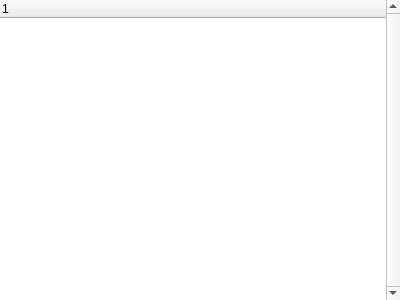
<?xml version="1.0" encoding="UTF-8"?>
<ui version="4.0">
 <class>LogTab</class>
 <widget class="QWidget" name="LogTab">
  <property name="geometry">
   <rect>
    <x>0</x>
    <y>0</y>
    <width>400</width>
    <height>300</height>
   </rect>
  </property>
  <property name="windowTitle">
   <string>Form</string>
  </property>
  <layout class="QHBoxLayout" name="horizontalLayout_3">
   <property name="leftMargin">
    <number>0</number>
   </property>
   <property name="topMargin">
    <number>0</number>
   </property>
   <property name="rightMargin">
    <number>0</number>
   </property>
   <property name="bottomMargin">
    <number>0</number>
   </property>
   <item>
    <widget class="ZoomableTreeView" name="treeView">
     <property name="contextMenuPolicy">
      <enum>Qt::ActionsContextMenu</enum>
     </property>
     <property name="styleSheet">
      <string notr="true">QTreeView:focus {
	outline: none;
}
QTreeView::branch:has-siblings:!adjoins-item {
	border-image: url(:/branch-vline.png) 0;
}
QTreeView::branch:has-siblings:adjoins-item {
	border-image: url(:/branch-more.png) 0;
}
QTreeView::branch:!has-children:!has-siblings:adjoins-item {
	border-image: url(:/branch-end.png) 0;
}
QTreeView::branch:has-children:!has-siblings:closed, QTreeView::branch:closed:has-children:has-siblings {
	border-image: none;
	image: url(:/branch-closed.png);
}
QTreeView::branch:open:has-children:!has-siblings,   QTreeView::branch:open:has-children:has-siblings {
	border-image: none;
	image: url(:/branch-open.png);
}</string>
     </property>
     <property name="frameShape">
      <enum>QFrame::NoFrame</enum>
     </property>
     <property name="frameShadow">
      <enum>QFrame::Plain</enum>
     </property>
     <property name="lineWidth">
      <number>1</number>
     </property>
     <property name="verticalScrollBarPolicy">
      <enum>Qt::ScrollBarAlwaysOn</enum>
     </property>
     <property name="horizontalScrollBarPolicy">
      <enum>Qt::ScrollBarAsNeeded</enum>
     </property>
     <property name="autoScroll">
      <bool>true</bool>
     </property>
     <property name="editTriggers">
      <set>QAbstractItemView::NoEditTriggers</set>
     </property>
     <property name="uniformRowHeights">
      <bool>true</bool>
     </property>
     <property name="wordWrap">
      <bool>false</bool>
     </property>
     <property name="expandsOnDoubleClick">
      <bool>false</bool>
     </property>
     <attribute name="headerStretchLastSection">
      <bool>true</bool>
     </attribute>
    </widget>
   </item>
  </layout>
 </widget>
 <customwidgets>
  <customwidget>
   <class>ZoomableTreeView</class>
   <extends>QTreeWidget</extends>
   <header location="global">zoomabletreeview.h</header>
  </customwidget>
 </customwidgets>
 <resources/>
 <connections/>
 <slots>
  <slot>RowRightClicked()</slot>
 </slots>
</ui>
